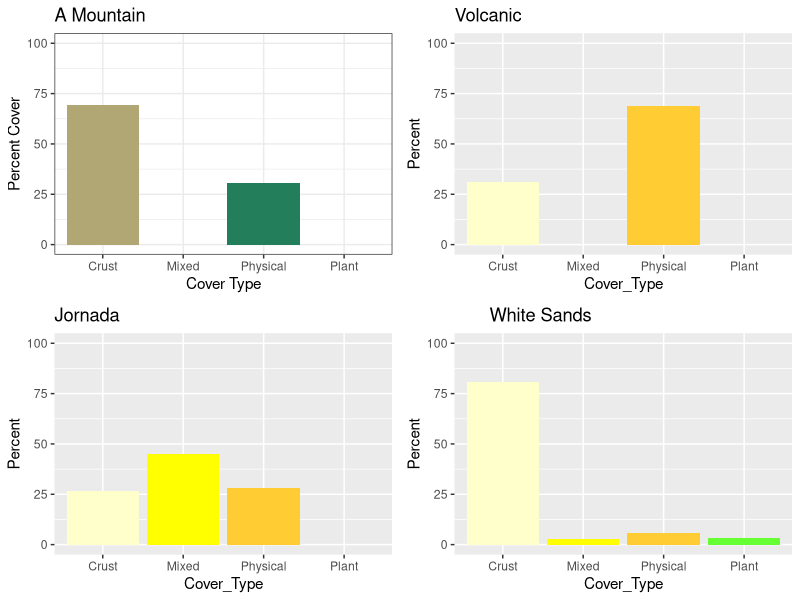
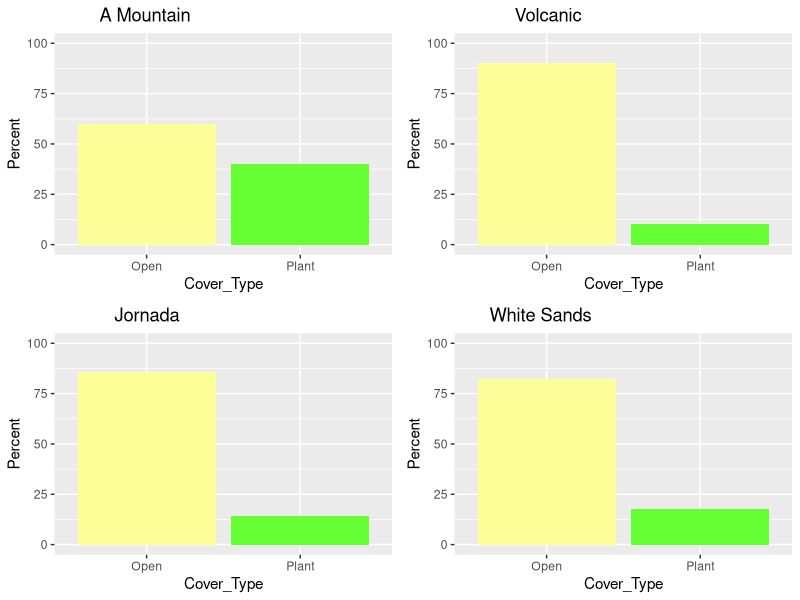
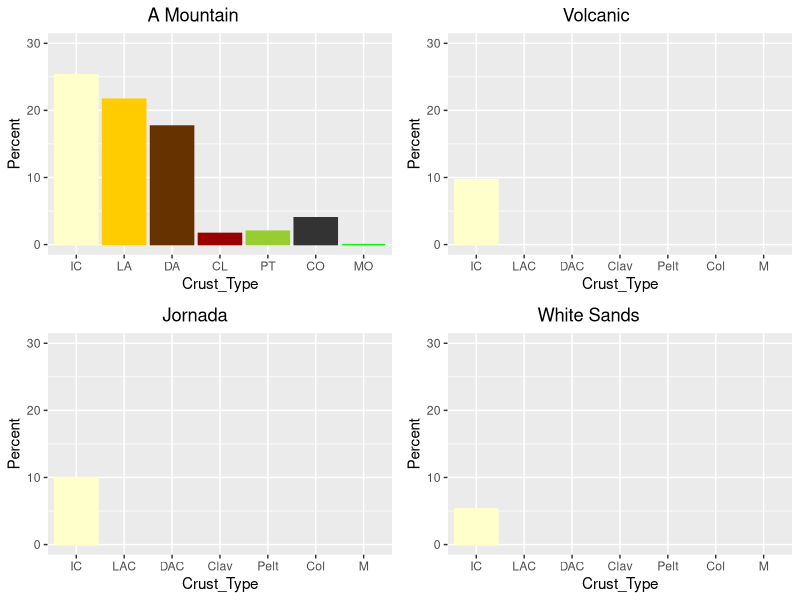

Reproduce these figures in R, in order.



                         # # # SITE LPI STUFF # # #

### Tasks: 
 ### Chart to compare % total crust, % total plant, % total physical componenT ###
  ### Chart to compare % individual crust typeS ###


### Steps:

                      ### Organize and upload datA ###

### Uploaded Files: 

setwd("C:/Users/Mikaela/OneDrive/Documents/Masters Stuff/R Stuff")

library(tidyverse)

Transects <- read.csv("AllTheTransects0.csv", header = TRUE) 
  names(Transects)
  head(Transects)
  dim(Transects)
  Transects$Point = NULL
 
Amt1 <- Transects[1:150, ]
Amt2 <- Transects[151:300, ]
Vol1 <- Transects[301:450, ]
Vol2 <- Transects[451:600, ]
Jer1 <- Transects[601:750, ]
Jer2 <- Transects[751:900, ]
Whs1 <- Transects[901:1050, ]
Whs2 <- Transects[1051:1200, ]

Amt1$Site = NULL 
Amt2$Site <- NULL

Vol1$Site <- NULL
Vol2$Site <- NULL
 
Jer1$Site <- NULL
Jer2$Site <- NULL
  
Whs1$Site <- NULL
Whs2$Site <- NULL
  
  
### Classify catigories:

 ### % total plant: KR, AF, HL, UF1, LATR, MUPO, EP, UF1 2, UF2, 
         ### UF3, UF4, US1, US2, CC, TAR, UNK1, UNK2, UNK3, UNK4, 
            ### MESQ, US3, Nostoc,Cruc1, UKG1, UKG2, UNF1, Not Tar
  ### % total crust: Collema, Pelt, Clav, LAC, DAC, IC, M, LAC/PC, 
         ### DAC/PC, IC/PC, DAC/Clav, Pelt/PC, Clav/PC
   ### % total physical component: BG, R, G, PC, Gypsum
    ### % individual litter: HL, WL, EL
  
### Calculate % cover:
  
   ### Indivdidual plant coveR ###
    ### AMT1 ###
CountA1EP <- length(which(Amt1 == "EP"))
  CountA1EP
CountA1MUPO <- length(which(Amt1 == "MUPO"))
  CountA1MUPO
CountA1LATR <- length(which(Amt1 == "LATR"))
  CountA1LATR
CountA1CC <- length(which(Amt1 == "CC"))
  CountA1CC
CountA1US2 <- length(which(Amt1 == "US2"))
  CountA1US2
CountA1US1 <- length(which(Amt1 == "US1"))
  CountA1US1
CountA1UF4 <- length(which(Amt1 == "UF4"))
  CountA1UF4
CountA1UF3 <- length(which(Amt1 == "UF3"))
  CountA1UF3
CountA1UF2 <- length(which(Amt1 == "UF2"))
  CountA1UF2
CountA1UF12 <- length(which(Amt1 == "UF1 2"))
  CountA1UF12
CountA1UF1 <- length(which(Amt1 == "UF1"))
  CountA1UF1
CountA1KR <- length(which(Amt1 == "KR"))
  CountA1KR 
CountA1AF <- length(which(Amt1 == "AF"))
  CountA1AF
CountA1TAR <- length(which(Amt1 == "Tar"))
  CountA1TAR
CountA1Che <- length(which(Amt1 == "Cheese"))
  CountA1Che
CountA1UNK1 <- length(which(Amt1 == "UNk1"))
  CountA1UNK1
CountA1UNK2 <- length(which(Amt1 == "UNk2"))
  CountA1UNK2
CountA1UNK3 <- length(which(Amt1 == "UNk3"))
  CountA1UNK3
CountA1UNK4 <- length(which(Amt1 == "UNk4"))
  CountA1UNK4
CountA1MESQ <- length(which(Amt1 == "MESQ"))
  CountA1MESQ
CountA1US3 <- length(which(Amt1 == "US3"))
  CountA1US3
CountA1Nos <- length(which(Amt1 == "Nostoc"))
  CountA1Nos
    ### AMT2 ###
  ### Indivdidual plant coveR ###
CountA2EP <- length(which(Amt2 == "EP"))
  CountA2EP
CountA2MUPO <- length(which(Amt2 == "MUPO"))
  CountA2MUPO
CountA2LATR <- length(which(Amt2 == "LATR"))
  CountA2LATR
CountA2CC <- length(which(Amt2 == "CC"))
  CountA2CC
CountA2US2 <- length(which(Amt2 == "US2"))
  CountA2US2
CountA2US1 <- length(which(Amt2 == "US1"))
  CountA2US1
CountA2UF4 <- length(which(Amt2 == "UF4"))
  CountA2UF4
CountA2UF3 <- length(which(Amt2 == "UF3"))
  CountA2UF3
CountA2UF2 <- length(which(Amt2 == "UF2"))
  CountA2UF2
CountA2UF12 <- length(which(Amt2 == "UF1 2"))
  CountA2UF12
CountA2UF1 <- length(which(Amt2 == "UF1"))
  CountA2UF1
CountA2KR <- length(which(Amt2 == "KR"))
  CountA2KR 
CountA2AF <- length(which(Amt2 == "AF"))
  CountA2AF
CountA2TAR <- length(which(Amt2 == "Tar"))
  CountA2TAR
CountA2Che <- length(which(Amt2 == "Cheese"))
  CountA2Che
CountA2UNK1 <- length(which(Amt2 == "UNk1"))
  CountA2UNK1
CountA2UNK2 <- length(which(Amt2 == "UNk2"))
  CountA2UNK2
CountA2UNK3 <- length(which(Amt2 == "UNk3"))
  CountA2UNK3
CountA2UNK4 <- length(which(Amt2 == "UNk4"))
  CountA2UNK4
CountA2MESQ <- length(which(Amt2 == "MESQ"))
  CountA2MESQ
CountA2US3 <- length(which(Amt2 == "US3"))
  CountA2US3
CountA2Nos <- length(which(Amt2 == "Nostoc"))
  CountA2Nos
    ### VOL1 ###
  ### Indivdidual plant coveR ###
CountV1EP <- length(which(Vol1 == "EP"))
  CountV1EP
CountV1MUPO <- length(which(Vol1 == "MUPO"))
  CountV1MUPO
CountV1LATR <- length(which(Vol1 == "LATR"))
  CountV1LATR
CountV1CC <- length(which(Vol1 == "CC"))
  CountV1CC
CountV1US2 <- length(which(Vol1 == "US2"))
  CountV1US2
CountV1US1 <- length(which(Vol1 == "US1"))
  CountV1US1
CountV1UF4 <- length(which(Vol1 == "UF4"))
  CountV1UF4
CountV1UF3 <- length(which(Vol1 == "UF3"))
  CountV1UF3
CountV1UF2 <- length(which(Vol1 == "UF2"))
  CountV1UF2
CountV1UF12 <- length(which(Vol1 == "UF1 2"))
  CountV1UF12
CountV1UF1 <- length(which(Vol1 == "UF1"))
  CountV1UF1
CountV1KR <- length(which(Vol1 == "KR"))
  CountV1KR 
CountV1AF <- length(which(Vol1 == "AF"))
  CountV1AF
CountV1TAR <- length(which(Vol1 == "Tar"))
  CountV1TAR
CountV1Che <- length(which(Vol1 == "Cheese"))
  CountV1Che
CountV1UNK1 <- length(which(Vol1 == "UNk1"))
  CountV1UNK1
CountV1UNK2 <- length(which(Vol1 == "UNk2"))
  CountV1UNK2
CountV1UNK3 <- length(which(Vol1 == "UNk3"))
  CountV1UNK3
CountV1UNK4 <- length(which(Vol1 == "UNk4"))
  CountV1UNK4
CountV1MESQ <- length(which(Vol1 == "MESQ"))
  CountV1MESQ
CountV1US3 <- length(which(Vol1 == "US3"))
  CountV1US3
CountV1Nos <- length(which(Vol1 == "Nostoc"))
  CountV1Nos
    ### Vol2 ###
  ### Indivdidual plant coveR ###
CountV2EP <- length(which(Vol2 == "EP"))
  CountV2EP
CountV2MUPO <- length(which(Vol2 == "MUPO"))
  CountV2MUPO
CountV2LATR <- length(which(Vol2 == "LATR"))
  CountV2LATR
CountV2CC <- length(which(Vol2 == "CC"))
  CountV2CC
CountV2US2 <- length(which(Vol2 == "US2"))
  CountV2US2
CountV2US1 <- length(which(Vol2 == "US1"))
  CountV2US1
CountV2UF4 <- length(which(Vol2 == "UF4"))
  CountV2UF4
CountV2UF3 <- length(which(Vol2 == "UF3"))
  CountV2UF3
CountV2UF2 <- length(which(Vol2 == "UF2"))
  CountV2UF2
CountV2UF12 <- length(which(Vol2 == "UF1 2"))
  CountV2UF12
CountV2UF1 <- length(which(Vol2 == "UF1"))
  CountV2UF1
CountV2KR <- length(which(Vol2 == "KR"))
  CountV2KR 
CountV2AF <- length(which(Vol2 == "AF"))
  CountV2AF
CountV2TAR <- length(which(Vol2 == "Tar"))
  CountV2TAR
CountV2Che <- length(which(Vol2 == "Cheese"))
  CountV2Che
CountV2UNK1 <- length(which(Vol2 == "UNk1"))
  CountV2UNK1
CountV2UNK2 <- length(which(Vol2 == "UNk2"))
  CountV2UNK2
CountV2UNK3 <- length(which(Vol2 == "UNk3"))
  CountV2UNK3
CountV2UNK4 <- length(which(Vol2 == "UNk4"))
  CountV2UNK4
CountV2MESQ <- length(which(Vol2 == "MESQ"))
  CountV2MESQ
CountV2US3 <- length(which(Vol2 == "US3"))
  CountV2US3
CountV2Nos <- length(which(Vol2 == "Nostoc"))
  CountV2Nos
  ### Jer1 ###
  ### Individaul plant coveR ###
CountJ1EP <- length(which(Jer1 == "EP"))
  CountJ1EP
CountJ1MUPO <- length(which(Jer1 == "MUPO"))
  CountJ1MUPO
CountJ1LATR <- length(which(Jer1 == "LATR"))
  CountJ1LATR
CountJ1CC <- length(which(Jer1 == "CC"))
  CountJ1CC
CountJ1US2 <- length(which(Jer1 == "US2"))
  CountJ1US2
CountJ1US1 <- length(which(Jer1 == "US1"))
  CountJ1US1
CountJ1UF4 <- length(which(Jer1 == "UF4"))
  CountJ1UF4
CountJ1UF3 <- length(which(Jer1 == "UF3"))
  CountJ1UF3
CountJ1UF2 <- length(which(Jer1 == "UF2"))
  CountJ1UF2
CountJ1UF12 <- length(which(Jer1 == "UF1 2"))
  CountJ1UF12
CountJ1UF1 <- length(which(Jer1 == "UF1"))
  CountJ1UF1
CountJ1KR <- length(which(Jer1 == "KR"))
  CountJ1KR 
CountJ1AF <- length(which(Jer1 == "AF"))
  CountJ1AF
CountJ1TAR <- length(which(Jer1 == "Tar"))
  CountJ1TAR
CountJ1Che <- length(which(Jer1 == "Cheese"))
  CountJ1Che
CountJ1UNK1 <- length(which(Jer1 == "UNk1"))
  CountJ1UNK1
CountJ1UNK2 <- length(which(Jer1 == "UNk2"))
  CountJ1UNK2
CountJ1UNK3 <- length(which(Jer1 == "UNk3"))
  CountJ1UNK3
CountJ1UNK4 <- length(which(Jer1 == "UNk4"))
  CountJ1UNK4
CountJ1MESQ <- length(which(Jer1 == "MESQ"))
  CountJ1MESQ
CountJ1US3 <- length(which(Jer1 == "US3"))
  CountJ1US3
CountJ1Nos <- length(which(Jer1 == "Nostoc"))
  CountJ1Nos
  ### Jer2 ###
  ### Individaul plant coveR ###
CountJ2EP <- length(which(Jer2 == "EP"))
  CountJ2EP
CountJ2MUPO <- length(which(Jer2 == "MUPO"))
  CountJ2MUPO
CountJ2LATR <- length(which(Jer2 == "LATR"))
  CountJ2LATR
CountJ2CC <- length(which(Jer2 == "CC"))
  CountJ2CC
CountJ2US2 <- length(which(Jer2 == "US2"))
  CountJ2US2
CountJ2US1 <- length(which(Jer2 == "US1"))
  CountJ2US1
CountJ2UF4 <- length(which(Jer2 == "UF4"))
  CountJ2UF4
CountJ2UF3 <- length(which(Jer2 == "UF3"))
  CountJ2UF3
CountJ2UF2 <- length(which(Jer2 == "UF2"))
  CountJ2UF2
CountJ2UF12 <- length(which(Jer2 == "UF1 2"))
  CountJ2UF12
CountJ2UF1 <- length(which(Jer2 == "UF1"))
  CountJ2UF1
CountJ2KR <- length(which(Jer2 == "KR"))
  CountJ2KR 
CountJ2AF <- length(which(Jer2 == "AF"))
  CountJ2AF
CountJ2TAR <- length(which(Jer2 == "Tar"))
  CountJ2TAR
CountJ2Che <- length(which(Jer2 == "Cheese"))
  CountJ2Che
CountJ2UNK1 <- length(which(Jer2 == "UNk1"))
  CountJ2UNK1
CountJ2UNK2 <- length(which(Jer2 == "UNk2"))
  CountJ2UNK2
CountJ2UNK3 <- length(which(Jer2 == "UNk3"))
  CountJ2UNK3
CountJ2UNK4 <- length(which(Jer2 == "UNk4"))
  CountJ2UNK4
CountJ2MESQ <- length(which(Jer2 == "MESQ"))
  CountJ2MESQ
CountJ2US3 <- length(which(Jer2 == "US3"))
  CountJ2US3
CountJ2Nos <- length(which(Jer2 == "Nostoc"))
  CountJ2Nos
  ### Whs1 ###
  ### Individaul plant coveR ###
CountW1EP <- length(which(Whs1 == "EP"))
  CountW1EP
CountW1MUPO <- length(which(Whs1 == "MUPO"))
  CountW1MUPO
CountW1LATR <- length(which(Whs1 == "LATR"))
  CountW1LATR
CountW1CC <- length(which(Whs1 == "CC"))
  CountW1CC
CountW1US2 <- length(which(Whs1 == "US2"))
  CountW1US2
CountW1US1 <- length(which(Whs1 == "US1"))
  CountW1US1
CountW1UF4 <- length(which(Whs1 == "UF4"))
  CountW1UF4
CountW1UF3 <- length(which(Whs1 == "UF3"))
  CountW1UF3
CountW1UF2 <- length(which(Whs1 == "UF2"))
  CountW1UF2
CountW1UF12 <- length(which(Whs1 == "UF1 2"))
  CountW1UF12
CountW1UF1 <- length(which(Whs1 == "UF1"))
  CountW1UF1
CountW1KR <- length(which(Whs1 == "KR"))
  CountW1KR 
CountW1AF <- length(which(Whs1 == "AF"))
  CountW1AF
CountW1TAR <- length(which(Whs1 == "Tar"))
  CountW1TAR
CountW1Che <- length(which(Whs1 == "Cheese"))
  CountW1Che
CountW1UNK1 <- length(which(Whs1 == "UNk1"))
  CountW1UNK1
CountW1UNK2 <- length(which(Whs1 == "UNk2"))
  CountW1UNK2
CountW1UNK3 <- length(which(Whs1 == "UNk3"))
  CountW1UNK3
CountW1UNK4 <- length(which(Whs1 == "UNk4"))
  CountW1UNK4
CountW1MESQ <- length(which(Whs1 == "MESQ"))
  CountW1MESQ
CountW1US3 <- length(which(Whs1 == "US3"))
  CountW1US3
CountW1Nos <- length(which(Whs1 == "Nostoc"))
  CountW1Nos
CountW1UKG1 <- length(which(Whs1 == "UKG1"))
  CountW1UKG1
CountW1UKG2 <- length(which(Whs1 == "UKG2"))
  CountW1UKG2
CountW1NotTar <- length(which(Whs1 == "Not Tar"))
  CountW1NotTar
CountW1UNF1 <- length(which(Whs1 == "UNF1"))
  CountW1UNF1
CountW1Cruc1<- length(which(Whs1 == "Cruc1"))
  CountW1Cruc1
  ### Whs2 ###
  ### Individaul plant coveR ###
CountW2EP <- length(which(Whs2 == "EP"))
  CountW2EP
CountW2MUPO <- length(which(Whs2 == "MUPO"))
  CountW2MUPO
CountW2LATR <- length(which(Whs2 == "LATR"))
  CountW2LATR
CountW2CC <- length(which(Whs2 == "CC"))
  CountW2CC
CountW2US2 <- length(which(Whs2 == "US2"))
  CountW2US2
CountW2US1 <- length(which(Whs2 == "US1"))
  CountW2US1
CountW2UF4 <- length(which(Whs2 == "UF4"))
  CountW2UF4
CountW2UF3 <- length(which(Whs2 == "UF3"))
  CountW2UF3
CountW2UF2 <- length(which(Whs2 == "UF2"))
  CountW2UF2
CountW2UF12 <- length(which(Whs2 == "UF1 2"))
  CountW2UF12
CountW2UF1 <- length(which(Whs2 == "UF1"))
  CountW2UF1
CountW2KR <- length(which(Whs2 == "KR"))
  CountW2KR 
CountW2AF <- length(which(Whs2 == "AF"))
  CountW2AF
CountW2TAR <- length(which(Whs2 == "Tar"))
  CountW2TAR
CountW2Che <- length(which(Whs2 == "Cheese"))
  CountW2Che
CountW2UNK1 <- length(which(Whs2 == "UNk1"))
  CountW2UNK1
CountW2UNK2 <- length(which(Whs2 == "UNk2"))
  CountW2UNK2
CountW2UNK3 <- length(which(Whs2 == "UNk3"))
  CountW2UNK3
CountW2UNK4 <- length(which(Whs2 == "UNk4"))
  CountW2UNK4
CountW2MESQ <- length(which(Whs2 == "MESQ"))
  CountW2MESQ
CountW2US3 <- length(which(Whs2 == "US3"))
  CountW2US3
CountW2Nos <- length(which(Whs2 == "Nostoc"))
  CountW2Nos
CountW2UKG1 <- length(which(Whs2 == "UKG1"))
  CountW2UKG1
CountW2UKG2 <- length(which(Whs2 == "UKG2"))
  CountW2UKG2
CountW2NotTar <- length(which(Whs2 == "Not Tar"))
  CountW2NotTar
CountW2UNF1 <- length(which(Whs2 == "UNF1"))
  CountW2UNF1
CountW2Cruc1<- length(which(Whs2 == "Cruc1"))
  CountW2Cruc1
  
  ### Amt1 ###
  ### Individaul crust coveR ###
CountA1Col <- length(which(Amt1 == "Collema"))
  CountA1Col
CountA1Pt <- length(which(Amt1 == "Pelt"))
  CountA1Pt
CountA1Cl <- length(which(Amt1 == "Clav"))
  CountA1Cl
CountA1LA <- length(which(Amt1 == "LAC"))
  CountA1LA
CountA1DA <- length(which(Amt1 == "DAC"))
  CountA1DA
CountA1IC <- length(which(Amt1 == "IC"))
  CountA1IC
CountA1M <- length(which(Amt1 == "M"))
  CountA1M
CountA1LPC <- length(which(Amt1 == "LAC/PC"))
  CountA1LPC
CountA1DPC <- length(which(Amt1 == "DAC/PC"))
  CountA1DPC
CountA1IPC <- length(which(Amt1 == "IC/PC"))
  CountA1IPC
CountA1DCl <- length(which(Amt1 == "DAC/Clav"))
  CountA1DCl
  CountA1CPC <- length(which(Amt1 == "Clav/PC"))
  CountA1CPC
CountA1PPC <- length(which(Amt1 == "Pelt/PC"))
  CountA1PPC
  
  ### Amt2 ###
   ### Individaul crust coveR ###
CountA2Col <- length(which(Amt2 == "Collema"))
  CountA2Col
CountA2Pt <- length(which(Amt2 == "Pelt"))
  CountA2Pt
CountA2Cl <- length(which(Amt2 == "Clav"))
  CountA2Cl
CountA2LA <- length(which(Amt2 == "LAC"))
  CountA2LA
CountA2DA <- length(which(Amt2 == "DAC"))
  CountA2DA
CountA2IC <- length(which(Amt2 == "IC"))
  CountA2IC
CountA2M <- length(which(Amt2 == "M"))
  CountA2M
CountA2LPC <- length(which(Amt2 == "LAC/PC"))
  CountA2LPC
CountA2DPC <- length(which(Amt2 == "DAC/PC"))
  CountA2DPC
CountA2IPC <- length(which(Amt2 == "IC/PC"))
  CountA2IPC
CountA2DCl <- length(which(Amt2 == "DAC/Clav"))
  CountA2DCl
  CountA2CPC <- length(which(Amt2 == "Clav/PC"))
  CountA2CPC
CountA2PPC <- length(which(Amt2 == "Pelt/PC"))
  CountA2PPC
  
  ### Vol1 ###
   ### Individaul crust coveR ###
CountV1Col <- length(which(Vol1 == "Collema"))
  CountV1Col
CountV1Pt <- length(which(Vol1 == "Pelt"))
  CountV1Pt
CountV1Cl <- length(which(Vol1 == "Clav"))
  CountV1Cl
CountV1LA <- length(which(Vol1 == "LAC"))
  CountV1LA
CountV1DA <- length(which(Vol1 == "DAC"))
  CountV1DA
CountV1IC <- length(which(Vol1 == "IC"))
  CountV1IC
CountV1M <- length(which(Vol1 == "M"))
  CountV1M
CountV1LPC <- length(which(Vol1 == "LAC/PC"))
  CountV1LPC
CountV1DPC <- length(which(Vol1 == "DAC/PC"))
  CountV1DPC
CountV1IPC <- length(which(Vol1 == "IC/PC"))
  CountV1IPC
CountV1DCl <- length(which(Vol1 == "DAC/Clav"))
  CountV1DCl
  CountV1CPC <- length(which(Vol1 == "Clav/PC"))
  CountV1CPC
CountV1PPC <- length(which(Vol1 == "Pelt/PC"))
  CountV1PPC
  
  ### Vol2 ###
   ### Individaul crust coveR ###
CountV2Col <- length(which(Vol2 == "Collema"))
  CountV2Col
CountV2Pt <- length(which(Vol2 == "Pelt"))
  CountV2Pt
CountV2Cl <- length(which(Vol2 == "Clav"))
  CountV2Cl
CountV2LA <- length(which(Vol2 == "LAC"))
  CountV2LA
CountV2DA <- length(which(Vol2 == "DAC"))
  CountV2DA
CountV2IC <- length(which(Vol2 == "IC"))
  CountV2IC
CountV2M <- length(which(Vol2 == "M"))
  CountV2M
CountV2LPC <- length(which(Vol2 == "LAC/PC"))
  CountV2LPC
CountV2DPC <- length(which(Vol2 == "DAC/PC"))
  CountV2DPC
CountV2IPC <- length(which(Vol2 == "IC/PC"))
  CountV2IPC
CountV2DCl <- length(which(Vol2 == "DAC/Clav"))
  CountV2DCl
  CountV2CPC <- length(which(Vol2 == "Clav/PC"))
  CountV2CPC
CountV2PPC <- length(which(Vol2 == "Pelt/PC"))
  CountV2PPC
  
  ### Jer1 ###
   ### Individual crust coveR ###
CountJ1Col <- length(which(Jer1 == "Collema"))
  CountJ1Col
CountJ1Pt1 <- length(which(Jer1 == "Pelt"))
  CountJ1Pt1
CountJ1Cl1 <- length(which(Jer1 == "Clav"))
  CountJ1Cl1
CountJ1LA1 <- length(which(Jer1 == "LAC"))
  CountJ1LA1
CountJ1DA1 <- length(which(Jer1 == "DAC"))
  CountJ1DA1
CountJ1IC1 <- length(which(Jer1 == "IC"))
  CountJ1IC1
CountJ1M <- length(which(Jer1 == "M"))
  CountJ1M
CountJ1LPC <- length(which(Jer1 == "LAC/PC"))
  CountJ1LPC
CountJ1DPC <- length(which(Jer1 == "DAC/PC"))
  CountJ1DPC
CountJ1IPC <- length(which(Jer1 == "IC/PC"))
  CountJ1IPC
CountJ1DCl <- length(which(Jer1 == "DAC/Clav"))
  CountJ1DCl
CountJ1PPC <- length(which(Jer1 == "Pelt/PC"))
  CountJ1PPC
  CountJ1CPC <- length(which(Jer1 == "Clav/PC"))
  CountJ1CPC
  
       ### Seperate physical and crusT ###

CountJ1Cl <- (CountJ1Cl1 + CountJ1DCl)
CountJ1Cl

  ### Jer2 ###
   ### Individual crust coveR ###
CountJ2Col <- length(which(Jer2 == "Collema"))
  CountJ2Col
CountJ2Pt1 <- length(which(Jer2 == "Pelt"))
  CountJ2Pt1
CountJ2Cl1 <- length(which(Jer2 == "Clav"))
  CountJ2Cl1
CountJ2LA1 <- length(which(Jer2 == "LAC"))
  CountJ2LA1
CountJ2DA1 <- length(which(Jer2 == "DAC"))
  CountJ2DA1
CountJ2IC1 <- length(which(Jer2 == "IC"))
  CountJ2IC1
CountJ2M <- length(which(Jer2 == "M"))
  CountJ2M
CountJ2LPC <- length(which(Jer2 == "LAC/PC"))
  CountJ2LPC
CountJ2DPC <- length(which(Jer2 == "DAC/PC"))
  CountJ2DPC
CountJ2IPC <- length(which(Jer2 == "IC/PC"))
  CountJ2IPC
CountJ2DCl <- length(which(Jer2 == "DAC/Clav"))
  CountJ2DCl
CountJ2CPC <- length(which(Jer2 == "Clav/PC"))
  CountJ2CPC
CountJ2PPC <- length(which(Jer2 == "Pelt/PC"))
  CountJ2PPC
  
  ### Seperate physical and crusT ###

CountJ2Cl <- (CountJ2Cl1 + CountJ2DCl)
  CountJ2Cl

  ### Whs1 ###
   ### Individual crust coveR ###
CountW1Col <- length(which(Whs1 == "Collema"))
  CountW1Col
CountW1Pt1 <- length(which(Whs1 == "Pelt"))
  CountW1Pt1
CountW1Cl1 <- length(which(Whs1 == "Clav"))
  CountW1Cl1
CountW1LA1 <- length(which(Whs1 == "LAC"))
  CountW1LA1
CountW1DA1 <- length(which(Whs1 == "DAC"))
  CountW1DA1
CountW1IC1 <- length(which(Whs1 == "IC"))
  CountW1IC1
CountW1M <- length(which(Whs1 == "M"))
  CountW1M
CountW1LPC <- length(which(Whs1 == "LAC/PC"))
  CountW1LPC
CountW1DPC <- length(which(Whs1 == "DAC/PC"))
  CountW1DPC
CountW1IPC <- length(which(Whs1 == "IC/PC"))
  CountW1IPC
CountW1DCl <- length(which(Whs1 == "DAC/Clav"))
  CountW1DCl
CountW1PPC <- length(which(Whs1 == "Pelt/PC"))
  CountW1PPC
CountW1CPC <- length(which(Whs1 == "Clav/PC"))
  CountW1CPC
  ### Seperate physical and crusT ###

CountW1Cl <- (CountW1Cl1 + CountW1DCl)
  CountW1Cl

  ### Whs2 ###
   ### Individual crust coveR ###
CountW2Col <- length(which(Whs2 == "Collema"))
  CountW2Col
CountW2Pt1 <- length(which(Whs2 == "Pelt"))
  CountW2Pt1
CountW2Cl1 <- length(which(Whs2 == "Clav"))
  CountW2Cl1
CountW2LA1 <- length(which(Whs2 == "LAC"))
  CountW2LA1
CountW2DA1 <- length(which(Whs2 == "DAC"))
  CountW2DA1
CountW2IC1 <- length(which(Whs2 == "IC"))
  CountW2IC1
CountW2M <- length(which(Whs2 == "M"))
  CountW2M
CountW2LPC <- length(which(Whs2 == "LAC/PC"))
  CountW2LPC
CountW2DPC <- length(which(Whs2 == "DAC/PC"))
  CountW2DPC
CountW2IPC <- length(which(Whs2 == "IC/PC"))
  CountW2IPC
CountW2DCl <- length(which(Whs2 == "DAC/Clav"))
  CountW2DCl
CountW2PPC <- length(which(Whs2 == "Pelt/PC"))
  CountW2PPC
CountW2CPC <- length(which(Whs2 == "Clav/PC"))
  CountW2CPC
  ### Seperate physical and crusT ###

CountW2Cl <- (CountW2Cl1 + CountW2DCl)
  CountW2Cl

  
  ## Amt1 ###
   ### Individaul physical componenT ###
CountA1BG <- length(which(Amt1 == "BG"))
  CountA1BG         
CountA1R <- length(which(Amt1 == "R"))
  CountA1R
CountA1G <- length(which(Amt1 == "G"))
  CountA1G
CountA1PC <- length(which(Amt1 == "PC"))
  CountA1PC
  ## Amt2 ###
   ### Individaul physical componenT ###
CountA2BG <- length(which(Amt2 == "BG"))
  CountA2BG         
CountA2R <- length(which(Amt2 == "R"))
  CountA2R
CountA2G <- length(which(Amt2 == "G"))
  CountA2G
CountA2PC <- length(which(Amt2 == "PC"))
  CountA2PC
  ## Vol1 ###
   ### Individaul physical componenT ###
CountV1BG <- length(which(Vol1 == "BG"))
  CountV1BG         
CountV1R <- length(which(Vol1 == "R"))
  CountV1R
CountV1G <- length(which(Vol1 == "G"))
  CountV1G
CountV1PC <- length(which(Vol1 == "PC"))
  CountV1PC
  ## Vol2 ###
   ### Individaul physical componenT ###
CountV2BG <- length(which(Vol2 == "BG"))
  CountV2BG         
CountV2R <- length(which(Vol2 == "R"))
  CountV2R
CountV2G <- length(which(Vol2 == "G"))
  CountV2G
CountV2PC <- length(which(Vol2 == "PC"))
  CountV2PC
  ## Jer1 ###
   ### Individaul physical componenT ###
CountJ1BG <- length(which(Jer1 == "BG"))
  CountJ1BG         
CountJ1R <- length(which(Jer1 == "R"))
  CountJ1R
CountJ1G <- length(which(Jer1 == "G"))
  CountJ1G
CountJ1PC1 <- length(which(Jer1 == "PC"))
  CountJ1PC1
  
  
  ## Jer2 ###
   ### Individaul physical componenT ###
CountJ2BG <- length(which(Jer2 == "BG"))
  CountJ2BG         
CountJ2R <- length(which(Jer2 == "R"))
  CountJ2R
CountJ2G <- length(which(Jer2 == "G"))
  CountJ2G
CountJ2PC1 <- length(which(Jer2 == "PC"))
  CountJ2PC1
  
  
  ## Whs1 ###
   ### Individaul physical componenT ###
CountW1BG <- length(which(Whs1 == "BG"))
  CountW1BG         
CountW1R <- length(which(Whs1 == "R"))
  CountW1R
CountW1G <- length(which(Whs1 == "G"))
  CountW1G
CountW1PC1 <- length(which(Whs1 == "PC"))
  CountW1PC1
  CountW1Gy <- length(which(Whs1 == "Gypsum"))
  CountW1Gy
  

  
  ## Whs2 ###
   ### Individaul physical componenT ###
CountW2BG <- length(which(Whs2 == "BG"))
  CountW2BG         
CountW2R <- length(which(Whs2 == "R"))
  CountW2R
CountW2G <- length(which(Whs2 == "G"))
  CountW2G
CountW2PC1 <- length(which(Whs2 == "PC"))
  CountW2PC1
CountW2Gy <- length(which(Whs2 == "Gypsum"))
  CountW2Gy
  
  
   ### Iindivaiual litteR ###
CountV1HL <- length(which(Vol1 == "HL"))
  CountV1HL
CountV1WL <- length(which(Vol1 == "WL"))
  CountV1WL
CountV1EL <- length(which(Vol1 == "EL"))
  CountV1EL
  
    ### Total plant CoveR ###
PlantCovRawA1 <- sum(CountA1AF, CountA1CC, CountA1EP, CountA1MUPO,
       CountA1LATR, CountA1US2, CountA1US1, CountA1UF4, CountA1UF3,
        CountA1UF2, CountA1UF12, CountA1UF1, CountA1KR, CountA1AF, 
         CountA1TAR, CountA1Che, CountA1UNK1, CountA1UNK2, 
          CountA1UNK3, CountA1UNK4, CountA1MESQ, CountA1US3, CountA1Nos)
  PlantCovRawA1
  
PlantCovRawA2 <- sum(CountA2AF, CountA2CC, CountA2EP, CountA2MUPO,
        CountA2LATR, CountA2US2, CountA2US1, CountA2UF4, CountA2UF3,
              CountA2UF2, CountA2UF12, CountA2UF1, CountA2KR, CountA2AF, 
                CountA2TAR, CountA2Che, CountA2UNK1, CountA2UNK2, CountA2UNK3, 
                  CountA2UNK4, CountA2MESQ, CountA2US3, CountA2Nos)
  PlantCovRawA2
  
PlantCovRawV1 <- sum(CountV1AF, CountV1CC, CountV1EP, CountV1MUPO,
       CountV1LATR, CountV1US2, CountV1US1, CountV1UF4, CountV1UF3,
              CountV1UF2, CountV1UF12, CountV1UF1, CountV1KR, CountV1AF, 
                CountV1TAR, CountV1Che, CountV1UNK1, CountV1UNK2, 
                  CountV1UNK3, CountV1UNK4, CountV1MESQ, CountV1US3, CountV1Nos)
  PlantCovRawV1
  
PlantCovRawV2 <- sum(CountV2AF, CountV2CC, CountV2EP, CountV2MUPO,
        CountV2LATR, CountV2US2, CountV2US1, CountV2UF4, CountV2UF3,
               CountV2UF2, CountV2UF12, CountV2UF1, CountV2KR, CountV2AF, 
                CountV2TAR, CountV2Che, CountV2UNK1, CountV2UNK2, 
                  CountV2UNK3, CountV2UNK4, CountV2MESQ, CountV2US3, CountV2Nos)
  PlantCovRawV2
  
PlantCovRawJ1 <- sum(CountJ1AF, CountJ1CC, CountJ1EP, CountJ1MUPO,
                CountJ1LATR, CountJ1US2, CountJ1US1, CountJ1UF4, CountJ1UF3,
                  CountJ1UF2, CountJ1UF12, CountJ1UF1, CountJ1KR, CountJ1AF, 
                    CountJ1TAR, CountJ1Che, CountJ1UNK1, CountJ1UNK2, 
                      CountJ1UNK3, CountJ1UNK4, CountJ1MESQ, CountJ1US3, CountJ1Nos)
  PlantCovRawJ1
  
PlantCovRawJ2 <- sum(CountJ2AF, CountJ2CC, CountJ2EP, CountJ2MUPO,
                CountJ2LATR, CountJ2US2, CountJ2US1, CountJ2UF4, CountJ2UF3,
                  CountJ2UF2, CountJ2UF12, CountJ2UF1, CountJ2KR, CountJ2AF, 
                    CountJ2TAR, CountJ2Che, CountJ2UNK1, CountJ2UNK2, 
                      CountJ2UNK3, CountJ2UNK4, CountJ2MESQ, CountJ2US3, CountJ2Nos)
  PlantCovRawJ2
  
PlantCovRawW1 <- sum(CountW1AF, CountW1CC, CountW1EP, CountW1MUPO,
                 CountW1LATR, CountW1US2, CountW1US1, CountW1UF4, CountW1UF3,
                   CountW1UF2, CountW1UF12, CountW1UF1, CountW1KR, CountW1AF, 
                     CountW1TAR, CountW1Che, CountW1UNK1, CountW1UNK2, 
                       CountW1UNK3, CountW1UNK4, CountW1MESQ, CountW1US3, CountW1Nos,
                       CountW1UKG1, CountW1UKG2, CountW1UNF1, CountW1Cruc1, CountW1NotTar)
  PlantCovRawW1
  
PlantCovRawW2 <- sum(CountW2AF, CountW2CC, CountW2EP, CountW2MUPO,
                CountW2LATR, CountW2US2, CountW2US1, CountW2UF4, CountW2UF3,
                  CountW2UF2, CountW2UF12, CountW2UF1, CountW2KR, CountW2AF, 
                    CountW2TAR, CountW2Che, CountW2UNK1, CountW2UNK2, 
                       CountW2UNK3, CountW2UNK4, CountW2MESQ, CountW2US3, CountW2Nos,
                          CountW2UKG1, CountW2UKG2, CountW2UNF1, CountW2Cruc1, CountW2NotTar)
  PlantCovRawW2
  
  ### Total averageS ###
AvgPlantRawA <- mean(c(PlantCovRawA1, PlantCovRawA2))
  AvgPlantRawA
  
AvgPlantRawV <- mean(c(PlantCovRawV1, PlantCovRawV2))
  AvgPlantRawV
  
AvgPlantRawJ <- mean(c(PlantCovRawJ1, PlantCovRawJ2))
  AvgPlantRawJ
  
AvgPlantRawW <- mean(c(PlantCovRawW1, PlantCovRawW2))
  AvgPlantRawW
  
    ### Plant percent coveR ###
PlantCovA <- (AvgPlantRawA/150)*100
  PlantCovA
  
PlantCovV <- (AvgPlantRawV/150)*100
  PlantCovV
  
PlantCovJ <- (AvgPlantRawJ/150)*100
  PlantCovJ
  
PlantCovW <- (AvgPlantRawW/150)*100
  PlantCovW
  
PlantCovWg <- ((5/150)*100)

   ### Crust percent coveR ###
CrustCovRawA1 <- sum(CountA1Col, CountA1Pt, CountA1Cl, CountA1LA, 
        CountA1DA, CountA1IC, CountA1M)
  CrustCovRawA1
  
CrustCovRawA2 <- sum(CountA2Col, CountA2Pt, CountA2Cl, CountA2LA, 
        CountA2DA, CountA2IC, CountA2M)
  CrustCovRawA2
  
CrustCovRawV1 <- sum(CountV1Col, CountV1Pt, CountV1Cl, CountV1LA, 
       CountV1DA, CountV1IC, CountV1M)
  CrustCovRawV1
  
CrustCovRawV2 <- sum(CountV2Col, CountV2Pt, CountV2Cl, CountV2LA, 
       CountV2DA, CountV2IC, CountV2M)
  CrustCovRawV2
  
CrustCovRawJ1 <- sum(CountJ1Col, CountJ1Pt1, CountJ1Cl, CountJ1LA1, 
      CountJ1DA1, CountJ1IC1, CountJ1M)
  CrustCovRawJ1
  
CrustCovRawJ2 <- sum(CountJ2Col, CountJ2Pt1, CountJ2Cl, CountJ2LA1, 
      CountJ2DA1, CountJ2IC1, CountJ2M)
  CrustCovRawJ2
  
CrustCovRawW1 <- sum(CountW1Col, CountW1Pt1, CountW1Cl, CountW1LA1, 
                       CountW1DA1, CountW1IC1, CountW1M)
  CrustCovRawW1
  
CrustCovRawW2 <- sum(CountW2Col, CountW2Pt1, CountW2Cl, CountW2LA1, 
                       CountW2DA1, CountW2IC1, CountW2M)
  CrustCovRawW2
  
  
  ### Mixed percent coveR ###
  
MixedCovRawA1 <- sum(CountA1LPC, CountA1DPC, CountA1IPC, CountA1PPC)
MixedCovRawA2 <- sum(CountA2LPC, CountA2DPC, CountA2IPC, CountA2PPC)

MixedCovRawJ1 <- sum(CountJ1LPC, CountJ1DPC, CountJ1IPC, CountJ1PPC)
MixedCovRawJ2 <- sum(CountJ2LPC, CountJ2DPC, CountJ2IPC, CountJ2PPC)

MixedCovRawV1 <- sum(CountV1LPC, CountV1DPC, CountV1IPC, CountV1PPC)
MixedCovRawV2 <- sum(CountV2LPC, CountV2DPC, CountV2IPC, CountV2PPC)

MixedCovRawW1 <- sum(CountW1LPC, CountW1DPC, CountW1IPC, CountW1PPC)
MixedCovRawW2 <- sum(CountW2LPC, CountW2DPC, CountW2IPC, CountW2PPC)


   ### Raw crust averageS ###
AvgCrustRawA <- mean(c(CrustCovRawA1, CrustCovRawA2))
  AvgCrustRawA
  
AvgCrustRawV <- mean(c(CrustCovRawV1, CrustCovRawV2))
  AvgCrustRawV
  
AvgCrustRawJ <- mean(c(CrustCovRawJ1, CrustCovRawJ2))
  AvgCrustRawJ
  
AvgCrustRawW <- mean(c(CrustCovRawW1, CrustCovRawW2))
  AvgCrustRawW
  
  ### Raw mixed avG ###
  
AvgMixRawA <- mean(c(MixedCovRawA1, MixedCovRawA2))
AvgMixRawJ <- mean(c(MixedCovRawJ1, MixedCovRawJ2))
AvgMixRawV <- mean(c(MixedCovRawV1, MixedCovRawV2))
AvgMixRawW <- mean(c(MixedCovRawW1, MixedCovRawW2))


   ### Crust percent coveR ###
CrustCovA <- (AvgCrustRawA/150)*100
  CrustCovA
  
CrustCovV <- (AvgCrustRawV/150)*100
  CrustCovV
  
CrustCovJ <- (AvgCrustRawJ/150)*100
  CrustCovJ
  
CrustCovW <- (AvgCrustRawW/150)*100
  CrustCovW
  
  ### Mixed percent coveR ###
  
MixCovA <- (AvgMixRawA/150)*100
MixCovJ <- (AvgMixRawJ/150)*100
MixCovV <- (AvgMixRawV/150)*100
MixCovW <- (AvgMixRawW/150)*100

   ### Physical percent coveR ###
PhysCovRawA1 <- sum(CountA1BG, CountA1R, CountA1G, CountA1PC)
  PhysCovRawA1
  
PhysCovRawA2 <- sum(CountA2BG, CountA2R, CountA2G, CountA2PC)
  PhysCovRawA2
  
PhysCovRawV1 <- sum(CountV1BG, CountV1R, CountV1G, CountV1PC)
  PhysCovRawV1
  
PhysCovRawV2 <- sum(CountV2BG, CountV2R, CountV2G, CountV2PC)
  PhysCovRawV2
  
PhysCovRawJ1 <- sum(CountJ1BG, CountJ1R, CountJ1G, CountJ1PC1)
  PhysCovRawJ1
 
PhysCovRawJ2 <- sum(CountJ2BG, CountJ2R, CountJ2G, CountJ2PC1)
  PhysCovRawJ2
  
PhysCovRawW1 <- sum(CountW1BG, CountW1R, CountW1G, CountW1PC1, CountW1Gy)
  PhysCovRawW1
  
PhysCovRawW2 <- sum(CountW2BG, CountW2R, CountW2G, CountW2PC1, CountW2Gy)
  PhysCovRawW2
  
  ### Physical averageS ###
AvgPhysRawA <- mean(c(PhysCovRawA1, PhysCovRawA2))
  AvgPhysRawA
  
AvgPhysRawV <- mean(c(PhysCovRawV1, PhysCovRawV2))
  AvgPhysRawV
  
AvgPhysRawJ <- mean(c(PhysCovRawJ1, PhysCovRawJ2))
  AvgPhysRawJ
  
AvgPhysRawW <- mean(c(PhysCovRawW1, PhysCovRawW2))
  AvgPhysRawW
  
  ### Physical percent coveR ###
PhysCovA <- (AvgPhysRawA/150)*100
  PhysCovA
  
PhysCovV <- (AvgPhysRawV/150)*100
  PhysCovV
  
PhysCovJ <- (AvgPhysRawJ/150)*100
  PhysCovJ
  
PhysCovW <- (AvgPhysRawW/150)*100
  PhysCovW
  
### Create Graphs: 

PlantCovAg <- 0
PlantCovJg <- 0
PlantCovVg <- 0

  ### Type cover data framE ###
TypeCoverA <- data.frame(
  Cover_Type = c("Plant", "Crust", "Mixed", "Physical"),
  Percent = c(PlantCovAg, CrustCovA, MixCovA, PhysCovA))
TypeCoverA
  
TypeCoverV <- data.frame(
  Cover_Type = c("Plant", "Crust", "Mixed", "Physical"),
  Percent = c(PlantCovVg, CrustCovV, MixCovV, PhysCovV))
TypeCoverV

TypeCoverJ <- data.frame(
  Cover_Type = c("Plant", "Crust", "Mixed", "Physical"),
  Percent = c(PlantCovJg, CrustCovJ, MixCovJ, PhysCovJ))
TypeCoverJ

TypeCoverW <- data.frame(
  Cover_Type = c("Plant", "Crust", "Mixed", "Physical"),
  Percent = c(PlantCovWg, CrustCovW, MixCovW, PhysCovW))
TypeCoverW

### Plant cover data frameS ###

Apl <- 40
Aop <- 60
Jpl <- 14.3
Jop <- 85.7
Vpl <- 10
Vop <- 90
Wpl <- 17.7
Wop <- 82.3

PlOpA <- data.frame(
  Cover_Type = c("Plant", "Open"),
  Percent = c(Apl,Aop))
PlOpA

PlOpJ <- data.frame(
  Cover_Type = c("Plant", "Open"),
  Percent = c(Jpl,Jop))
PlOpJ

PlOpV <- data.frame(
  Cover_Type = c("Plant", "Open"),
  Percent = c(Vpl,Vop))
PlOpV

PlOpW <- data.frame(
  Cover_Type = c("Plant", "Open"),
  Percent = c(Wpl,Wop))
PlOpW

  ### Type cover grapH ###

library(ggplot2)

library(ggpubr)
PT1 = theme(plot.title = element_text(hjust = 0.5))

TypeCover<-rbind(TypeCoverA, TypeCoverJ, TypeCoverV,TypeCoverW)
TypeCover$Site<-rep(c("AMT","JER","VOL","WHS"), each = 4)
CoTy<- function(x){factor(x$Cover_Type,levels=c("Crust","Mixed","Physical","Plant"))}
TypeCover$Cover_Type<-CoTy(TypeCover)

# COLOR ORDER NONSENSE AS IS IN LIST: DARKEST, 3RD LIGHTEST,2ND LIGHTEST, LIGHTEST #
COLSCALE<-(levels=c("#4DB686","#80CF7F","#B9E576","#F9F871",  "#4DB686","#80CF7F","#B9E576","#F9F871","#4DB686","#80CF7F","#B9E576","#F9F871","#4DB686","#80CF7F","#B9E576","#F9F871"))

with(TypeCover, TypeCover[order(Site,Cover_Type,Percent),])
BaseCov<-ggplot(data=TypeCover,aes(x=Cover_Type,y=Percent)) + geom_bar(color=c(COLSCALE),fill=c(COLSCALE),stat="identity") +
  scale_x_discrete(limits = c(  "Physical","Mixed","Crust", "Plant"))+
  scale_y_continuous(limits = c(0,100)) + xlab("Cover Type") + ylab("Percent Base Cover") +
  facet_grid(~Site) +theme_bw()
dev.copy(jpeg,"BaseCov.jpeg",width=25,height=7.5,units="cm",res=300)
dev.off()

TTypeCover<-TypeCover %>% dplyr::select(Site,Cover_Type,Percent)
colnames(TTypeCover) = c("Site","Type","Percent Cover")
TTypeCover$`Percent Cover`<-round(TTypeCover$`Percent Cover`,digits=2)
write.table(TTypeCover, file = "TypeCover.txt", sep = ",", quote = FALSE, row.names = F)


TypeA <- ggplot(data=TypeCoverA, aes(x=Cover_Type,y=Percent)) + ggtitle("A Mountain") + 
  scale_y_continuous(limits=c(0,100)) + xlab("Cover Type") + ylab("Percent Cover")+
    geom_bar(fill= c("#D2B48C", "#B0A774", "#899A63", "#237E5B"), 
             stat="identity", position = "dodge")+PT1+theme_bw()

TypeV <- ggplot(data=TypeCoverV, aes(x=Cover_Type,y=Percent)) + ggtitle("Volcanic") +
  scale_y_continuous(limits=c(0,100)) +
  geom_bar(fill= c("#66FF33", "#FFFFCC", "#FFFF00", "#FFCC33"), 
           stat="identity", position = "dodge")
TypeJ <- ggplot(data=TypeCoverJ, aes(x=Cover_Type,y=Percent)) + ggtitle("Jornada") +
  scale_y_continuous(limits=c(0,100)) +
  geom_bar(fill= c("#66FF33", "#FFFFCC", "#FFFF00","#FFCC33"), 
           stat="identity", position = "dodge")
TypeW <- ggplot(data=TypeCoverW, aes(x=Cover_Type,y=Percent)) + ggtitle("       White Sands") +
  scale_y_continuous(limits=c(0,100)) +
  geom_bar(fill= c("#66FF33", "#FFFFCC", "#FFFF00", "#FFCC33"), 
           stat="identity", position = "dodge")

ggarrange(TypeA, TypeV, TypeJ, TypeW, ncol=2, nrow=2)

### Plot plant coV ###

PlantCover<-rbind(PlOpA, PlOpJ, PlOpV,PlOpW)
PlantCover$Site<-rep(c("AMT","JER","VOL","WHS"), each = 2)

# COLOR ORDER NONSENSE AS IS IN LIST: DARKEST, 3RD LIGHTEST,2ND LIGHTEST, LIGHTEST #
COLSCALE2<-(levels=c( "#4DB686","#ccece6","#4DB686","#ccece6","#4DB686","#ccece6","#4DB686","#ccece6"))
                     
with(TypeCover, TypeCover[order(Site,Cover_Type,Percent),])
PlantCov<-ggplot(data=PlantCover,aes(x=Cover_Type,y=Percent)) + geom_bar(color=c(COLSCALE2),fill=c(COLSCALE2),stat="identity") +
  scale_x_discrete(limits = c(  "Open","Plant"))+
  scale_y_continuous(limits = c(0,100)) + xlab("Cover Type") + ylab("Percent Canopy Cover") +
  facet_grid(~Site) +theme_bw()
dev.copy(png,"PlantCov.png",width=25,height=7.5,units="cm",res=300)
dev.off()

PPlantCover<-PlantCover %>% dplyr::select(Site,Cover_Type,Percent)
colnames(PPlantCover) = c("Site","Type","Percent Cover")
PPlantCover$`Percent Cover`<-round(PPlantCover$`Percent Cover`,digits=2)
write.table(PPlantCover, file = "PlantCover.txt", sep = ",", quote = FALSE, row.names = F)

PA <- ggplot(data=PlOpA, aes(x=Cover_Type,y=Percent)) + ggtitle("         A Mountain") +
  scale_y_continuous(limits=c(0,100)) +
  geom_bar(fill= c("#66FF33","#FFFF99"), 
           stat="identity", position = "dodge")

PJ <- ggplot(data=PlOpJ, aes(x=Cover_Type,y=Percent)) + ggtitle("            Jornada") +
  scale_y_continuous(limits=c(0,100)) +
  geom_bar(fill= c("#66FF33","#FFFF99"), 
           stat="identity", position = "dodge")

PV <- ggplot(data=PlOpV, aes(x=Cover_Type,y=Percent)) + ggtitle("            Volcanic") +
  scale_y_continuous(limits=c(0,100)) +
  geom_bar(fill= c("#66FF33","#FFFF99"), 
           stat="identity", position = "dodge")

PW <- ggplot(data=PlOpW, aes(x=Cover_Type,y=Percent)) + ggtitle("       White Sands") +
  scale_y_continuous(limits=c(0,100)) +
  geom_bar(fill= c("#66FF33","#FFFF99"), 
           stat="identity", position = "dodge")

ggarrange(PA, PV, PJ, PW, ncol=2, nrow=2)

### Individual crust averageS ###


CountA1IC <- sum(c(CountA1IPC,CountA1IC))
CountA1LA <- sum(c(CountA1LPC,CountA1LA))
CountA1DA <- sum(c(CountA1DPC,CountA1DA))
CountA1Cl <- sum(c(CountA1CPC,CountA1Cl))
CountA1Pt <- sum(c(CountA1PPC,CountA1Pt))

CountA2IC <- sum(c(CountA2IPC,CountA2IC))
CountA2LA <- sum(c(CountA2LPC,CountA2LA))
CountA2DA <- sum(c(CountA2DPC,CountA2DA))
CountA2Cl <- sum(c(CountA2CPC,CountA2Cl))
CountA2Pt <- sum(c(CountA2PPC,CountA2Pt))

CountJ1IC <- sum(c(CountJ1IC1,CountJ1IPC))
CountJ1LA <- sum(c(CountJ1LPC,CountJ1LA1))
CountJ1DA <- sum(c(CountJ1DPC,CountJ1DA1))
CountJ1Cl <- sum(c(CountJ1CPC,CountJ1Cl1))
CountJ1Pt <- sum(c(CountJ1PPC,CountJ1Pt1))

CountJ2IC <- sum(c(CountJ2IC1,CountJ2IPC))
CountJ2LA <- sum(c(CountJ2LPC,CountJ2LA1))
CountJ2DA <- sum(c(CountJ2DPC,CountJ2DA1))
CountJ2Cl <- sum(c(CountJ2CPC,CountJ2Cl1))
CountJ2Pt <- sum(c(CountJ2PPC,CountJ2Pt1))

CountV1IC <- sum(c(CountV1IC,CountV1IPC))
CountV1LA <- sum(c(CountV1LPC,CountV1LA))
CountV1DA <- sum(c(CountV1DPC,CountV1DA))
CountV1Cl <- sum(c(CountV1CPC,CountV1Cl))
CountV1Pt <- sum(c(CountV1PPC,CountV1Pt))

CountV2IC <- sum(c(CountV2IC,CountV2IPC))
CountV2LA <- sum(c(CountV2LPC,CountV2LA))
CountV2DA <- sum(c(CountV2DPC,CountV2DA))
CountV2Cl <- sum(c(CountV2CPC,CountV2Cl))
CountV2Pt <- sum(c(CountV2PPC,CountV2Pt))

CountW1IC <- sum(c(CountW1IC1,CountW1IPC))
CountW1LA <- sum(c(CountW1LPC,CountW1LA1))
CountW1DA <- sum(c(CountW1DPC,CountW1DA1))
CountW1Cl <- sum(c(CountW1CPC,CountW1Cl1))
CountW1Pt <- sum(c(CountW1PPC,CountW1Pt1))

CountW2IC <- sum(c(CountW2IC1,CountW2IPC))
CountW2LA <- sum(c(CountW2LPC,CountW2LA1))
CountW2DA <- sum(c(CountW2DPC,CountW2DA1))
CountW2Cl <- sum(c(CountW2CPC,CountW2Cl1))
CountW2Pt <- sum(c(CountW2PPC,CountW2Pt1))

AvgICA <- mean(c(CountA1IC, CountA2IC))
AvgICV <- mean(c(CountV1IC, CountV2IC))
AvgICJ <- mean(c(CountJ1IC, CountJ2IC))
AvgICW <- mean(c(CountW1IC, CountW2IC))

AvgLAA <- mean(c(CountA1IC, CountA2LA))
AvgLAV <- mean(c(CountV1IC, CountV2LA))
AvgLAJ <- mean(c(CountJ1IC, CountJ2LA))
AvgLAW <- mean(c(CountW1IC, CountW2LA))

AvgDAA <- mean(c(CountA1DA, CountA2DA))
AvgDAV <- mean(c(CountV1DA, CountV2DA))
AvgDAJ <- mean(c(CountJ1DA, CountJ2DA))
AvgDAW <- mean(c(CountW1DA, CountW2DA))
sum(c(AvgICA,AvgICJ,AvgICV,AvgICW))

AvgClA <- mean(c(CountA1Cl, CountA2Cl))
AvgClV <- mean(c(CountV1Cl, CountV2Cl))
AvgClJ <- mean(c(CountJ1Cl, CountJ2Cl))
AvgClW <- mean(c(CountW1Cl, CountW2Cl))

AvgPtA <- mean(c(CountA1Pt, CountA2Pt))
AvgPtV <- mean(c(CountV1Pt, CountV2Pt))
AvgPtJ <- mean(c(CountJ1Pt, CountJ2Pt))
AvgPtW <- mean(c(CountW1Pt, CountW2Pt))

AvgColA <- mean(c(CountA1Col, CountA2Col))
AvgColV <- mean(c(CountV1Col, CountV2Col))
AvgColJ <- mean(c(CountJ1Col, CountJ2Col))
AvgColW <- mean(c(CountW1Col, CountW2Col))

AvgMA <- mean(c(CountA1M, CountA2M))
AvgMV <- mean(c(CountV1M, CountV2M))
AvgMJ <- mean(c(CountJ1M, CountJ2M))
AvgMW <- mean(c(CountW1M, CountW2M))

  ### Individual  crust percent coveR ###

ICCovA <- (AvgICA/150)*100
ICCovV <- (AvgICV/150)*100
ICCovJ <- (AvgICJ/150)*100
ICCovW <- (AvgICW/150)*100

LACovA <- (AvgLAA/150)*100
LACovV <- (AvgLAV/150)*100
LACovJ <- (AvgLAJ/150)*100
LACovW <- (AvgLAW/150)*100

DACovA <- (AvgDAA/150)*100
DACovV <- (AvgDAV/150)*100
DACovJ <- (AvgDAJ/150)*100
DACovW <- (AvgDAW/150)*100

ClCovA <- (AvgClA/150)*100
ClCovV <- (AvgClV/150)*100
ClCovJ <- (AvgClJ/150)*100
ClCovW <- (AvgClW/150)*100

PtCovA <- (AvgPtA/150)*100
PtCovV <- (AvgPtV/150)*100
PtCovJ <- (AvgPtJ/150)*100
PtCovW <- (AvgPtW/150)*100

ColCovA <- (AvgColA/150)*100
ColCovV <- (AvgColV/150)*100
ColCovJ <- (AvgColJ/150)*100
ColCovW <- (AvgColW/150)*100

MCovA <- (AvgMA/150)*100
MCovV <- (AvgMV/150)*100
MCovJ <- (AvgMJ/150)*100
MCovW <- (AvgMW/150)*100



ICCovA
ICCovJ
ICCovV
ICCovW

LACovA
LACovJ
LACovV
LACovW

DACovA
DACovJ
DACovV
DACovW

ClCovA
ClCovJ
ClCovV
ClCovW

PtCovA
PtCovJ
PtCovV
PtCovW

ColCovA
ColCovJ
ColCovV
ColCovW

  ### Crust cover data framE ###
library(ggplot2)
library(ggpubr)

CrustCoverA <- data.frame(
  Crust_Type = c("IC", "LAC", "DAC", "Clav",
                 "Pelt", "Col", "M"),
  Percent = c(ICCovA, LACovA, DACovA, ClCovA, 
              PtCovA, ColCovA, MCovA))
CrustCoverA

CrustCoverV <- data.frame(
  Crust_Type = c("IC", "LAC", "DAC", "Clav",
                 "Pelt", "Col", "M"), 
  Percent = c(ICCovV, LACovV, DACovV, ClCovV, 
              PtCovV, ColCovV, MCovV))
CrustCoverV 

CrustCoverJ <- data.frame(
  Crust_Type = c("IC", "LAC", "DAC", "Clav",
                 "Pelt", "Col", "M"),
  Percent = c(ICCovJ, LACovJ, DACovJ, ClCovJ, 
              PtCovJ, ColCovJ, MCovJ))
CrustCoverJ
  
CrustCoverW <- data.frame(
  Crust_Type = c("IC", "LAC", "DAC", "Clav",
                 "Pelt", "Col", "M"),
  Percent = c(ICCovW, LACovW, DACovW, ClCovW, 
              PtCovW, ColCovW, MCovW))
CrustCoverW

CrustCoverA$Crust_Type[CrustCoverA$Crust_Type == "LAC"] <- "LA"
CrustCoverA$Crust_Type[CrustCoverA$Crust_Type == "DAC"] <- "DA"
CrustCoverA$Crust_Type[CrustCoverA$Crust_Type == "Clav"] <- "CL"
CrustCoverA$Crust_Type[CrustCoverA$Crust_Type == "Pelt"] <- "PT"
CrustCoverA$Crust_Type[CrustCoverA$Crust_Type == "Col"] <- "CO"
CrustCoverA$Crust_Type[CrustCoverA$Crust_Type == "M"] <- "MO"

CrustCoverJ$Crust_Type[CrustCoverJ$Crust_Type == "LAC"] <- "LA"
CrustCoverJ$Crust_Type[CrustCoverJ$Crust_Type == "DAC"] <- "DA"
CrustCoverJ$Crust_Type[CrustCoverJ$Crust_Type == "Clav"] <- "CL"
CrustCoverJ$Crust_Type[CrustCoverJ$Crust_Type == "Pelt"] <- "PT"
CrustCoverJ$Crust_Type[CrustCoverJ$Crust_Type == "Col"] <- "CO"
CrustCoverJ$Crust_Type[CrustCoverJ$Crust_Type == "M"] <- "MO"

CrustCoverV$Crust_Type[CrustCoverV$Crust_Type == "LAC"] <- "LA"
CrustCoverV$Crust_Type[CrustCoverV$Crust_Type == "DAC"] <- "DA"
CrustCoverV$Crust_Type[CrustCoverV$Crust_Type == "Clav"] <- "CL"
CrustCoverV$Crust_Type[CrustCoverV$Crust_Type == "Pelt"] <- "PT"
CrustCoverV$Crust_Type[CrustCoverV$Crust_Type == "Col"] <- "CO"
CrustCoverV$Crust_Type[CrustCoverV$Crust_Type == "M"] <- "MO"

CrustCoverW$Crust_Type[CrustCoverW$Crust_Type == "LAC"] <- "LA"
CrustCoverW$Crust_Type[CrustCoverW$Crust_Type == "DAC"] <- "DA"
CrustCoverW$Crust_Type[CrustCoverW$Crust_Type == "Clav"] <- "CL"
CrustCoverW$Crust_Type[CrustCoverW$Crust_Type == "Pelt"] <- "PT"
CrustCoverW$Crust_Type[CrustCoverW$Crust_Type == "Col"] <- "CO"
CrustCoverW$Crust_Type[CrustCoverW$Crust_Type == "M"] <- "MO"



  ### Crust cover grapH ###

library(ggplot2)

library(ggpubr)
   

str(PlantCover)

CrustCover<-rbind(CrustCoverA, CrustCoverJ, CrustCoverV,CrustCoverW)
CrustCover$Site<-rep(c("AMT","JER","VOL","WHS"), each = 7)
CoTy<- function(x){factor(x$Cover_Type,levels=c("Crust","Mixed","Physical","Plant"))}
TypeCover$Cover_Type<-CoTy(TypeCover)

# COLOR ORDER NONSENSE AS IS IN LIST: DARKEST, 3RD LIGHTEST,2ND LIGHTEST, LIGHTEST #
COLSCALE3<-(levels=c("#FFF8D0","#FFCC99","#FF9966","#660066","#FF0066","#ccccff","#000044","#FFF8D0","#FFCC99","#FF9966","#660066","#FF0066","#ccccff","#000044","#FFF8D0","#FFCC99","#FF9966","#660066","#FF0066","#ccccff","#000044","#FFF8D0","#FFCC99","#FF9966","#660066","#FF0066","#ccccff","#000044"))


with(CrustCover, CrustCover[order(Site,Crust_Type,Percent),])
CrustCov<-ggplot(data=CrustCover,aes(x=Crust_Type,y=Percent)) + geom_bar(color=c(COLSCALE3),fill=c(COLSCALE3),stat="identity") +
  scale_x_discrete(limits = c("IC", "LA", "DA", "PT","CL", "CO", "MO"))+
  scale_y_continuous(limits = c(0,30)) + xlab("Crust Type") + ylab("Percent Base Cover") +
  facet_grid(~Site) +theme_bw()
dev.copy(png,"CrustCov.png",width=25,height=7.5,units="cm",res=300)
dev.off()

CCrustCover<-CrustCover %>% dplyr::select(Site,Crust_Type,Percent)
colnames(CCrustCover) = c("Site","Type","Percent Cover")
CCrustCover$`Percent Cover`<-round(CCrustCover$`Percent Cover`,digits=2)

write.table(CCrustCover, file = "CrustCover.txt", sep = ",", quote = FALSE, row.names = F)

TypeA2 <- ggplot(data=CrustCoverA, aes(x=Crust_Type, y=Percent)) + ggtitle("                    A Mountain") + 
  scale_y_continuous(limits=c(0,30)) +
  geom_bar(color= c("#FFFFCC", "#FFCC00", "#663300", "#990000", 
                    "#99CC33", "#333333", "#00FF00"), 
           fill= c("#FFFFCC", "#FFCC00", "#663300", "#990000", 
                   "#99CC33", "#333333", "#00FF00"), 
           stat="identity", position = "dodge") + 
  scale_x_discrete(limits = c("IC", "LA", "DA", "CL", "PT", "CO", "MO"))

TypeV2 <- ggplot(data=CrustCoverV,aes(x=Crust_Type,y=Percent)) + ggtitle("                       Volcanic") +
  scale_y_continuous(limits=c(0,30)) +
  geom_bar(color= c("#FFFFCC", "#FFCC00", "#663300", "#990000", 
                    "#99CC33", "#333333", "#00FF00"), 
           fill= c("#FFFFCC", "#FFCC00", "#663300", "#990000", 
                   "#99CC33", "#333333", "#00FF00"), 
           stat="identity",position = "dodge") + 
  scale_x_discrete(limits = c("IC", "LAC", "DAC", "Clav", "Pelt", "Col", "M"))

TypeJ2 <- ggplot(data=CrustCoverJ,aes(x=Crust_Type,y=Percent)) + ggtitle("                       Jornada") +
  scale_y_continuous(limits=c(0,30)) +
  geom_bar(color= c("#FFFFCC", "#FFCC00", "#663300", "#990000", 
                    "#99CC33", "#333333", "#00FF00"), 
           fill= c("#FFFFCC", "#FFCC00", "#663300", "#990000", 
                   "#99CC33", "#333333", "#00FF00"), 
           stat="identity",position = "dodge") + 
  scale_x_discrete(limits = c("IC", "LAC", "DAC", "Clav", "Pelt", "Col", "M"))

TypeW2 <- ggplot(data=CrustCoverW,aes(x=Crust_Type,y=Percent)) + ggtitle("                  White Sands") +
  scale_y_continuous(limits=c(0,30)) +
  geom_bar(color= c("#FFFFCC", "#FFCC00", "#663300", "#990000", 
                    "#99CC33", "#333333", "#00FF00"), 
           fill= c("#FFFFCC", "#FFCC00", "#663300", "#990000", 
                   "#99CC33", "#333333", "#00FF00"), 
           stat="identity",position = "dodge") + 
  scale_x_discrete(limits = c("IC", "LAC", "DAC", "Clav", "Pelt", "Col", "M"))

ggarrange(TypeA2, TypeV2, TypeJ2, TypeW2, ncol=2, nrow=2)

  
            ### THE END ###


     #  #  # Tasks completeD #  #  #


#   #   # MISSION ACCOMPLISHED #   #   #
